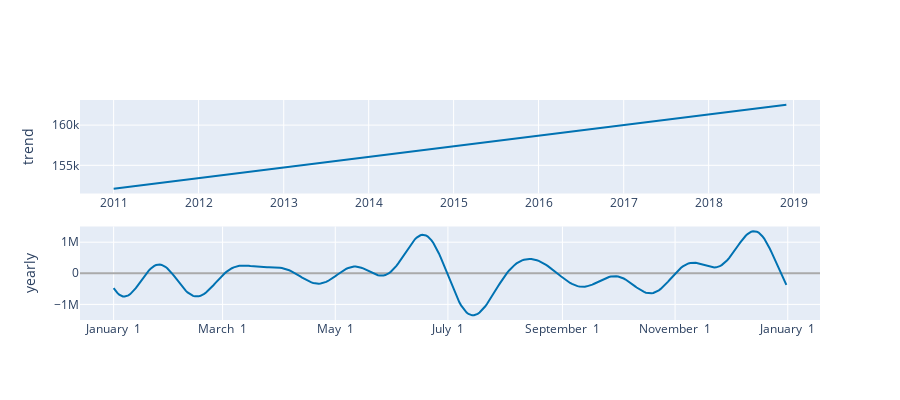

Here is the notebook cell this chart was saved with:
### Code cell
plot_components_plotly(m, forecast)

### Figure 1 — Plotly figure (JSON) as saved in the notebook; plotly's stock layout.template omitted (floating-point values rounded to 4 significant figures; data arrays with more than 128 entries replaced by an {"elided": "..."} marker saying what was removed)
{"data": [{"line": {"color": "#0072B2", "width": 2}, "mode": "lines", "name": "trend", "x": {"elided": "449 str values"}, "y": {"elided": "449 float values"}, "type": "scatter", "xaxis": "x", "yaxis": "y"}, {"line": {"color": "rgba(0, 114, 178, 0.2)", "width": 0}, "mode": "lines", "name": "trend_upper", "x": {"elided": "449 str values"}, "y": {"elided": "449 float values"}, "type": "scatter", "xaxis": "x", "yaxis": "y"}, {"fill": "tonexty", "fillcolor": "rgba(0, 114, 178, 0.2)", "line": {"color": "rgba(0, 114, 178, 0.2)", "width": 0}, "mode": "lines", "name": "trend_lower", "x": {"elided": "449 str values"}, "y": {"elided": "449 float values"}, "type": "scatter", "xaxis": "x", "yaxis": "y"}, {"line": {"color": "#0072B2", "width": 2}, "mode": "lines", "name": "yearly", "x": {"elided": "365 str values"}, "y": {"elided": "365 float values"}, "type": "scatter", "xaxis": "x2", "yaxis": "y2"}], "layout": {"xaxis": {"anchor": "y", "domain": [0.0, 1.0], "range": ["2010-08-09T10:48:00", "2019-04-24T13:12:00"], "type": "date"}, "yaxis": {"anchor": "x", "domain": [0.575, 1.0], "title": {"text": "trend"}, "rangemode": "normal", "zerolinecolor": "#AAA"}, "xaxis2": {"anchor": "y2", "domain": [0.0, 1.0], "range": ["2016-12-13T18:54:02.958904115", "2018-01-18T11:04:57.863013581"], "tickformat": "%B %e", "type": "date"}, "yaxis2": {"anchor": "x2", "domain": [0.0, 0.425], "title": {"text": "yearly"}, "zerolinecolor": "#AAA"}, "height": 400, "showlegend": false, "width": 900}}
